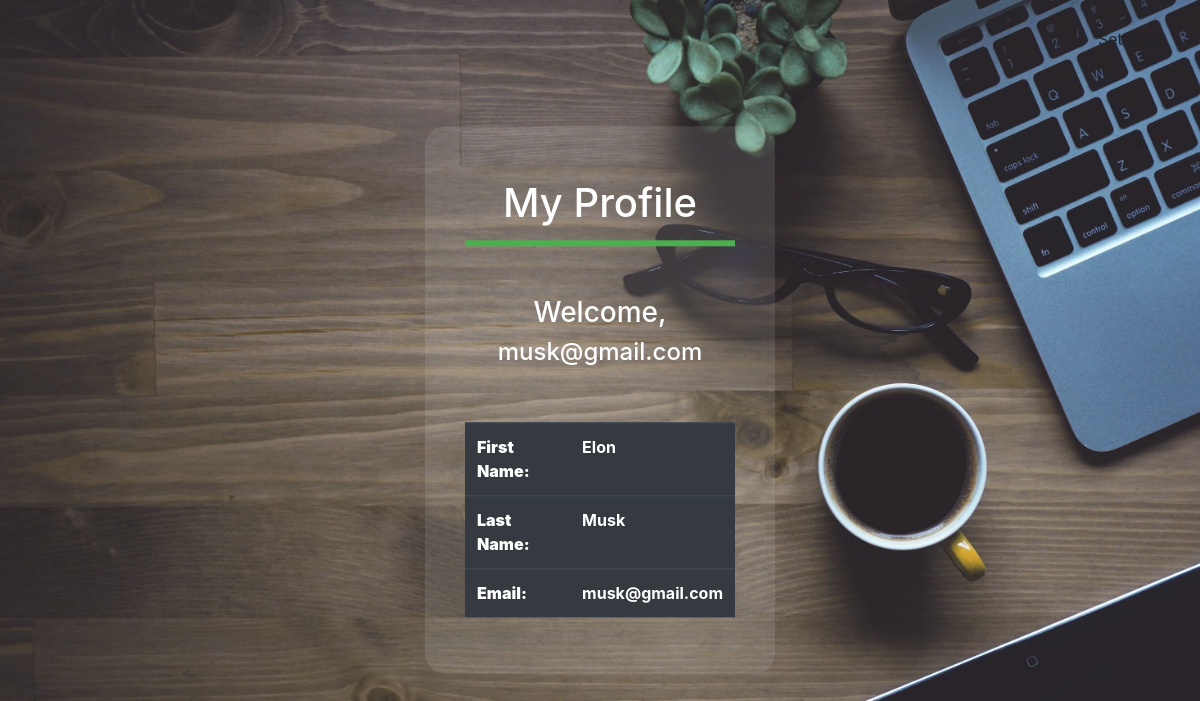
The page /newProject/profile.php (signed in) on the database its author committed.
### tables this page shows
CREATE TABLE `registration` (
  `mem_id` int(100) NOT NULL,
  `FirstName` varchar(100) NOT NULL,
  `LastName` varchar(100) NOT NULL,
  `Email` varchar(30) NOT NULL,
  `Password` varchar(50) NOT NULL
);

### newProject/profile.php (the view, shortened to what this page needs)
<!DOCTYPE html>
<html>
<head>
	<link rel="stylesheet" type="text/css" href="theme.css">
	<link rel="stylesheet" href="https://stackpath.bootstrapcdn.com/bootstrap/4.3.1/css/bootstrap.min.css">
</head>
<body>
	<div class="container">
		<form action="" method="post">
			<button class="btn" style="margin-top: 20px; float: right; width: 70px;" name="submit">Settings</button>
		</form>
          <?php
               $dbcon=parse_ini_file("dbconfig.ini");
               $server=$dbcon['server'];
               $user=$dbcon['user'];
               $pw=$dbcon['dbpass'];
               $db=$dbcon['dbase'];
               $conn=mysqli_connect($server,$user,$pw,$db);
					?>
					<?php
				$q=mysqli_query($conn,"SELECT * FROM registration where Email='$_SESSION[login_user]' ;");
			?>
			<div class="login-box">
			<h1 style="text-align: center;">My Profile</h1>
			<?php
				$row=mysqli_fetch_assoc($q);
 			?>
			<div style="text-align: center;"> <b><h3>Welcome,</h3></b>
 			<h4>
 				<?php echo $_SESSION['login_user']; ?>
 			</h4><br><br>
			</div>
			<?php
				echo "<b>";
				echo "<table class='table table-dark table-hover'>";
 				echo "<tr>";
 					echo "<td>";
 						echo "<b> First Name: </b>";
 					echo "</td>";
 					echo "<td>";
 						echo $row['FirstName'];
 					echo "</td>";
 				echo "</tr>";
 				echo "<tr>";
 					echo "<td>";
 						echo "<b> Last Name: </b>";
 					echo "</td>";
 					echo "<td>";
 						echo $row['LastName'];
 					echo "</td>";
 				echo "</tr>";
 				echo "<tr>";
 					echo "<td>";
 						echo "<b> Email: </b>";
 					echo "</td>";
 					echo "<td>";
 						echo $row['Email'];
 					echo "</td>";
 				echo "</tr>";
				echo "</table>";
				echo "</b>";
			?>
		</div>
	</div>
</body>
</html>

### newProject/theme.css (style rules this page uses)
body { background-image: url("background.jpg"); background-repeat: no-repeat; background-position: center ; background-attachment: fixed; background-size: cover; }
body { margin: 0; font-family: Arial, Helvetica, sans-serif; }
.login-box { width: 350px; position: absolute; top: 50%; left: 50%; transform: translate(-50%,-50%); color: #fff; background-color:rgba(255,255,255,0.1); padding: 40px; border-radius:20px; }
.login-box h1 { font-size: 40px; border-bottom: 6px solid #4caf50; margin-bottom: 50px; padding: 13px 0; }
.btn { width: 91%; background: none; border: 2px solid #4caf50; color: #fff; padding: 5px; font-size: 18px; cursor: pointer; }
::placeholder { color: #fff; }

### rows shown on the page
registration: FirstName "Elon", LastName "Musk", Email "musk@gmail.com"

### other values the page prints
$_SESSION['login_user'] "musk@gmail.com"
